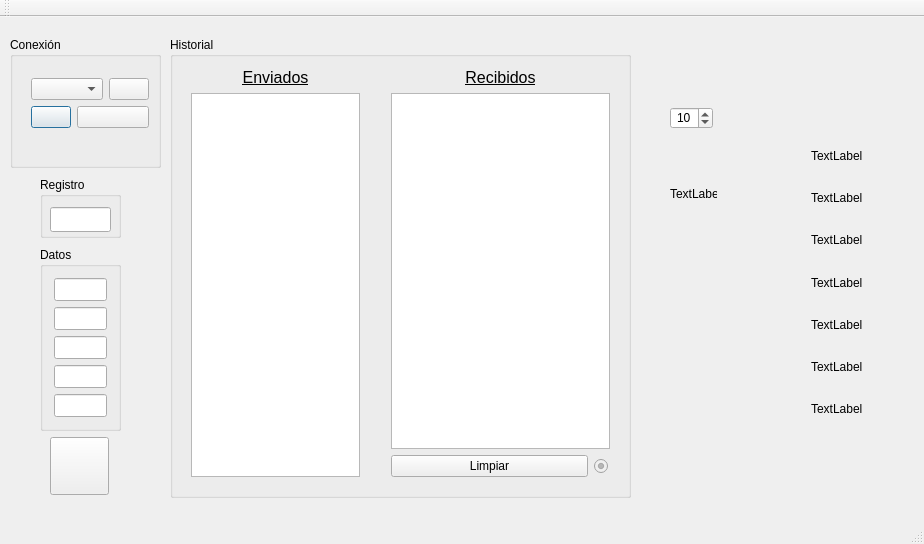
<?xml version="1.0" encoding="UTF-8"?>
<ui version="4.0">
 <class>MainWindow</class>
 <widget class="QMainWindow" name="MainWindow">
  <property name="windowModality">
   <enum>Qt::ApplicationModal</enum>
  </property>
  <property name="geometry">
   <rect>
    <x>0</x>
    <y>0</y>
    <width>924</width>
    <height>544</height>
   </rect>
  </property>
  <property name="sizePolicy">
   <sizepolicy hsizetype="Preferred" vsizetype="Preferred">
    <horstretch>0</horstretch>
    <verstretch>0</verstretch>
   </sizepolicy>
  </property>
  <property name="minimumSize">
   <size>
    <width>593</width>
    <height>544</height>
   </size>
  </property>
  <property name="windowTitle">
   <string>MainWindow</string>
  </property>
  <property name="windowIcon">
   <iconset resource="pics.qrc">
    <normaloff>:/pics/Logo_GNAL.png</normaloff>:/pics/Logo_GNAL.png</iconset>
  </property>
  <property name="windowOpacity">
   <double>3.000000000000000</double>
  </property>
  <property name="inputMethodHints">
   <set>Qt::ImhNone</set>
  </property>
  <widget class="QWidget" name="centralWidget">
   <widget class="QGroupBox" name="groupBox_3">
    <property name="geometry">
     <rect>
      <x>170</x>
      <y>20</y>
      <width>461</width>
      <height>461</height>
     </rect>
    </property>
    <property name="title">
     <string>Historial</string>
    </property>
    <widget class="QWidget" name="layoutWidget">
     <property name="geometry">
      <rect>
       <x>210</x>
       <y>20</y>
       <width>241</width>
       <height>431</height>
      </rect>
     </property>
     <layout class="QVBoxLayout" name="verticalLayout_3">
      <item>
       <widget class="QLabel" name="label_2">
        <property name="sizePolicy">
         <sizepolicy hsizetype="Preferred" vsizetype="Preferred">
          <horstretch>0</horstretch>
          <verstretch>0</verstretch>
         </sizepolicy>
        </property>
        <property name="font">
         <font>
          <pointsize>12</pointsize>
          <underline>true</underline>
         </font>
        </property>
        <property name="text">
         <string>Recibidos</string>
        </property>
        <property name="alignment">
         <set>Qt::AlignCenter</set>
        </property>
       </widget>
      </item>
      <item>
       <widget class="QListWidget" name="recibido_lista">
        <property name="sizePolicy">
         <sizepolicy hsizetype="Expanding" vsizetype="Expanding">
          <horstretch>0</horstretch>
          <verstretch>0</verstretch>
         </sizepolicy>
        </property>
        <property name="font">
         <font>
          <pointsize>12</pointsize>
         </font>
        </property>
       </widget>
      </item>
      <item>
       <layout class="QHBoxLayout" name="horizontalLayout_2">
        <item>
         <widget class="QPushButton" name="pushButton">
          <property name="sizePolicy">
           <sizepolicy hsizetype="Preferred" vsizetype="Fixed">
            <horstretch>0</horstretch>
            <verstretch>0</verstretch>
           </sizepolicy>
          </property>
          <property name="text">
           <string>Limpiar</string>
          </property>
         </widget>
        </item>
        <item>
         <widget class="QRadioButton" name="serie_radio">
          <property name="enabled">
           <bool>false</bool>
          </property>
          <property name="maximumSize">
           <size>
            <width>16</width>
            <height>16</height>
           </size>
          </property>
          <property name="text">
           <string/>
          </property>
          <property name="checkable">
           <bool>true</bool>
          </property>
          <property name="checked">
           <bool>true</bool>
          </property>
         </widget>
        </item>
       </layout>
      </item>
     </layout>
    </widget>
    <widget class="QWidget" name="layoutWidget">
     <property name="geometry">
      <rect>
       <x>10</x>
       <y>20</y>
       <width>191</width>
       <height>431</height>
      </rect>
     </property>
     <layout class="QVBoxLayout" name="verticalLayout">
      <item>
       <widget class="QLabel" name="label">
        <property name="sizePolicy">
         <sizepolicy hsizetype="Preferred" vsizetype="Preferred">
          <horstretch>0</horstretch>
          <verstretch>0</verstretch>
         </sizepolicy>
        </property>
        <property name="font">
         <font>
          <pointsize>12</pointsize>
          <weight>50</weight>
          <italic>false</italic>
          <bold>false</bold>
          <underline>true</underline>
          <strikeout>false</strikeout>
         </font>
        </property>
        <property name="layoutDirection">
         <enum>Qt::LeftToRight</enum>
        </property>
        <property name="text">
         <string>Enviados</string>
        </property>
        <property name="alignment">
         <set>Qt::AlignCenter</set>
        </property>
       </widget>
      </item>
      <item>
       <widget class="QListWidget" name="dato_lista">
        <property name="sizePolicy">
         <sizepolicy hsizetype="Expanding" vsizetype="Expanding">
          <horstretch>0</horstretch>
          <verstretch>0</verstretch>
         </sizepolicy>
        </property>
        <property name="font">
         <font>
          <pointsize>12</pointsize>
         </font>
        </property>
       </widget>
      </item>
     </layout>
    </widget>
   </widget>
   <widget class="QGroupBox" name="groupBox">
    <property name="geometry">
     <rect>
      <x>40</x>
      <y>230</y>
      <width>81</width>
      <height>184</height>
     </rect>
    </property>
    <property name="title">
     <string>Datos</string>
    </property>
    <layout class="QVBoxLayout" name="verticalLayout_5">
     <item>
      <layout class="QVBoxLayout" name="verticalLayout_6">
       <item>
        <widget class="QLineEdit" name="dato_edit_2">
         <property name="sizePolicy">
          <sizepolicy hsizetype="Fixed" vsizetype="Fixed">
           <horstretch>0</horstretch>
           <verstretch>0</verstretch>
          </sizepolicy>
         </property>
         <property name="font">
          <font>
           <pointsize>12</pointsize>
          </font>
         </property>
         <property name="maxLength">
          <number>2</number>
         </property>
         <property name="alignment">
          <set>Qt::AlignBottom|Qt::AlignHCenter</set>
         </property>
         <property name="clearButtonEnabled">
          <bool>true</bool>
         </property>
        </widget>
       </item>
       <item>
        <widget class="QLineEdit" name="dato_edit_3">
         <property name="sizePolicy">
          <sizepolicy hsizetype="Fixed" vsizetype="Fixed">
           <horstretch>0</horstretch>
           <verstretch>0</verstretch>
          </sizepolicy>
         </property>
         <property name="font">
          <font>
           <pointsize>12</pointsize>
          </font>
         </property>
         <property name="maxLength">
          <number>2</number>
         </property>
         <property name="alignment">
          <set>Qt::AlignBottom|Qt::AlignHCenter</set>
         </property>
         <property name="clearButtonEnabled">
          <bool>true</bool>
         </property>
        </widget>
       </item>
       <item>
        <widget class="QLineEdit" name="dato_edit_4">
         <property name="sizePolicy">
          <sizepolicy hsizetype="Fixed" vsizetype="Fixed">
           <horstretch>0</horstretch>
           <verstretch>0</verstretch>
          </sizepolicy>
         </property>
         <property name="font">
          <font>
           <pointsize>12</pointsize>
          </font>
         </property>
         <property name="maxLength">
          <number>2</number>
         </property>
         <property name="alignment">
          <set>Qt::AlignBottom|Qt::AlignHCenter</set>
         </property>
         <property name="clearButtonEnabled">
          <bool>true</bool>
         </property>
        </widget>
       </item>
       <item>
        <widget class="QLineEdit" name="dato_edit_5">
         <property name="sizePolicy">
          <sizepolicy hsizetype="Fixed" vsizetype="Fixed">
           <horstretch>0</horstretch>
           <verstretch>0</verstretch>
          </sizepolicy>
         </property>
         <property name="font">
          <font>
           <pointsize>12</pointsize>
          </font>
         </property>
         <property name="maxLength">
          <number>2</number>
         </property>
         <property name="alignment">
          <set>Qt::AlignBottom|Qt::AlignHCenter</set>
         </property>
         <property name="clearButtonEnabled">
          <bool>true</bool>
         </property>
        </widget>
       </item>
       <item>
        <widget class="QLineEdit" name="dato_edit_6">
         <property name="sizePolicy">
          <sizepolicy hsizetype="Fixed" vsizetype="Fixed">
           <horstretch>0</horstretch>
           <verstretch>0</verstretch>
          </sizepolicy>
         </property>
         <property name="font">
          <font>
           <pointsize>12</pointsize>
          </font>
         </property>
         <property name="maxLength">
          <number>2</number>
         </property>
         <property name="alignment">
          <set>Qt::AlignBottom|Qt::AlignHCenter</set>
         </property>
         <property name="clearButtonEnabled">
          <bool>true</bool>
         </property>
        </widget>
       </item>
      </layout>
     </item>
    </layout>
   </widget>
   <widget class="QGroupBox" name="groupBox_2">
    <property name="geometry">
     <rect>
      <x>40</x>
      <y>160</y>
      <width>81</width>
      <height>61</height>
     </rect>
    </property>
    <property name="title">
     <string>Registro</string>
    </property>
    <widget class="QLineEdit" name="dato_edit">
     <property name="geometry">
      <rect>
       <x>10</x>
       <y>30</y>
       <width>61</width>
       <height>25</height>
      </rect>
     </property>
     <property name="sizePolicy">
      <sizepolicy hsizetype="Fixed" vsizetype="Fixed">
       <horstretch>0</horstretch>
       <verstretch>0</verstretch>
      </sizepolicy>
     </property>
     <property name="font">
      <font>
       <pointsize>12</pointsize>
      </font>
     </property>
     <property name="inputMethodHints">
      <set>Qt::ImhNone</set>
     </property>
     <property name="inputMask">
      <string/>
     </property>
     <property name="maxLength">
      <number>2</number>
     </property>
     <property name="alignment">
      <set>Qt::AlignBottom|Qt::AlignHCenter</set>
     </property>
     <property name="cursorMoveStyle">
      <enum>Qt::VisualMoveStyle</enum>
     </property>
     <property name="clearButtonEnabled">
      <bool>true</bool>
     </property>
    </widget>
   </widget>
   <widget class="QPushButton" name="enviar_boton">
    <property name="geometry">
     <rect>
      <x>50</x>
      <y>420</y>
      <width>59</width>
      <height>58</height>
     </rect>
    </property>
    <property name="sizePolicy">
     <sizepolicy hsizetype="Preferred" vsizetype="Fixed">
      <horstretch>0</horstretch>
      <verstretch>0</verstretch>
     </sizepolicy>
    </property>
    <property name="cursor">
     <cursorShape>PointingHandCursor</cursorShape>
    </property>
    <property name="mouseTracking">
     <bool>false</bool>
    </property>
    <property name="focusPolicy">
     <enum>Qt::WheelFocus</enum>
    </property>
    <property name="contextMenuPolicy">
     <enum>Qt::PreventContextMenu</enum>
    </property>
    <property name="text">
     <string/>
    </property>
    <property name="icon">
     <iconset resource="pics.qrc">
      <normaloff>:/pics/icon-venue-access.png</normaloff>:/pics/icon-venue-access.png</iconset>
    </property>
    <property name="iconSize">
     <size>
      <width>50</width>
      <height>50</height>
     </size>
    </property>
    <property name="autoRepeat">
     <bool>false</bool>
    </property>
    <property name="autoDefault">
     <bool>false</bool>
    </property>
    <property name="default">
     <bool>false</bool>
    </property>
    <property name="flat">
     <bool>false</bool>
    </property>
   </widget>
   <widget class="QGroupBox" name="groupBox_4">
    <property name="geometry">
     <rect>
      <x>10</x>
      <y>20</y>
      <width>151</width>
      <height>131</height>
     </rect>
    </property>
    <property name="title">
     <string>Conexión</string>
    </property>
    <widget class="QWidget" name="layoutWidget">
     <property name="geometry">
      <rect>
       <x>10</x>
       <y>30</y>
       <width>132</width>
       <height>90</height>
      </rect>
     </property>
     <layout class="QGridLayout" name="gridLayout">
      <property name="sizeConstraint">
       <enum>QLayout::SetFixedSize</enum>
      </property>
      <item row="0" column="0" colspan="2">
       <layout class="QHBoxLayout" name="horizontalLayout">
        <item>
         <widget class="QComboBox" name="serie_combo">
          <property name="sizePolicy">
           <sizepolicy hsizetype="Expanding" vsizetype="Fixed">
            <horstretch>0</horstretch>
            <verstretch>0</verstretch>
           </sizepolicy>
          </property>
         </widget>
        </item>
        <item>
         <widget class="QPushButton" name="serie_actualizar">
          <property name="sizePolicy">
           <sizepolicy hsizetype="Fixed" vsizetype="Fixed">
            <horstretch>0</horstretch>
            <verstretch>0</verstretch>
           </sizepolicy>
          </property>
          <property name="text">
           <string/>
          </property>
          <property name="icon">
           <iconset resource="pics.qrc">
            <normaloff>:/pics/Custom-Icon-Design-Mono-General-4-Refresh.ico</normaloff>:/pics/Custom-Icon-Design-Mono-General-4-Refresh.ico</iconset>
          </property>
         </widget>
        </item>
       </layout>
      </item>
      <item row="1" column="0">
       <widget class="QPushButton" name="conectar_boton">
        <property name="sizePolicy">
         <sizepolicy hsizetype="Maximum" vsizetype="Fixed">
          <horstretch>0</horstretch>
          <verstretch>0</verstretch>
         </sizepolicy>
        </property>
        <property name="cursor">
         <cursorShape>PointingHandCursor</cursorShape>
        </property>
        <property name="text">
         <string/>
        </property>
        <property name="icon">
         <iconset resource="pics.qrc">
          <normaloff>:/pics/red-usb-disconnected-256.png</normaloff>:/pics/red-usb-disconnected-256.png</iconset>
        </property>
        <property name="iconSize">
         <size>
          <width>50</width>
          <height>50</height>
         </size>
        </property>
        <property name="default">
         <bool>true</bool>
        </property>
       </widget>
      </item>
      <item row="1" column="1">
       <widget class="QPushButton" name="conf_boton">
        <property name="text">
         <string/>
        </property>
        <property name="icon">
         <iconset resource="pics.qrc">
          <normaloff>:/pics/256-256-5fbc60a4335d01cd9c35dcf8fae02410.png</normaloff>:/pics/256-256-5fbc60a4335d01cd9c35dcf8fae02410.png</iconset>
        </property>
        <property name="iconSize">
         <size>
          <width>50</width>
          <height>50</height>
         </size>
        </property>
       </widget>
      </item>
     </layout>
    </widget>
   </widget>
   <widget class="QSpinBox" name="serie_tiempo">
    <property name="geometry">
     <rect>
      <x>670</x>
      <y>90</y>
      <width>43</width>
      <height>22</height>
     </rect>
    </property>
    <property name="alignment">
     <set>Qt::AlignCenter</set>
    </property>
    <property name="minimum">
     <number>1</number>
    </property>
    <property name="maximum">
     <number>900</number>
    </property>
    <property name="singleStep">
     <number>5</number>
    </property>
    <property name="value">
     <number>10</number>
    </property>
   </widget>
   <widget class="QWidget" name="layoutWidget">
    <property name="geometry">
     <rect>
      <x>800</x>
      <y>110</y>
      <width>81</width>
      <height>311</height>
     </rect>
    </property>
    <layout class="QVBoxLayout" name="verticalLayout_2">
     <item>
      <widget class="QLabel" name="gps_label_1">
       <property name="text">
        <string>TextLabel</string>
       </property>
      </widget>
     </item>
     <item>
      <widget class="QLabel" name="gps_label_2">
       <property name="text">
        <string>TextLabel</string>
       </property>
      </widget>
     </item>
     <item>
      <widget class="QLabel" name="gps_label_3">
       <property name="text">
        <string>TextLabel</string>
       </property>
      </widget>
     </item>
     <item>
      <widget class="QLabel" name="gps_label_4">
       <property name="text">
        <string>TextLabel</string>
       </property>
      </widget>
     </item>
     <item>
      <widget class="QLabel" name="gps_label_5">
       <property name="text">
        <string>TextLabel</string>
       </property>
      </widget>
     </item>
     <item>
      <widget class="QLabel" name="gps_label_6">
       <property name="text">
        <string>TextLabel</string>
       </property>
      </widget>
     </item>
     <item>
      <widget class="QLabel" name="gps_label_7">
       <property name="text">
        <string>TextLabel</string>
       </property>
      </widget>
     </item>
    </layout>
   </widget>
   <widget class="QLabel" name="contador_label">
    <property name="geometry">
     <rect>
      <x>670</x>
      <y>170</y>
      <width>47</width>
      <height>13</height>
     </rect>
    </property>
    <property name="text">
     <string>TextLabel</string>
    </property>
   </widget>
  </widget>
  <widget class="QMenuBar" name="menuBar">
   <property name="geometry">
    <rect>
     <x>0</x>
     <y>0</y>
     <width>924</width>
     <height>20</height>
    </rect>
   </property>
  </widget>
  <widget class="QToolBar" name="mainToolBar">
   <attribute name="toolBarArea">
    <enum>TopToolBarArea</enum>
   </attribute>
   <attribute name="toolBarBreak">
    <bool>false</bool>
   </attribute>
  </widget>
  <widget class="QStatusBar" name="statusBar"/>
 </widget>
 <layoutdefault spacing="6" margin="11"/>
 <tabstops>
  <tabstop>conf_boton</tabstop>
  <tabstop>dato_edit</tabstop>
  <tabstop>dato_edit_2</tabstop>
  <tabstop>dato_edit_3</tabstop>
  <tabstop>dato_edit_4</tabstop>
  <tabstop>dato_edit_5</tabstop>
  <tabstop>dato_edit_6</tabstop>
  <tabstop>enviar_boton</tabstop>
  <tabstop>recibido_lista</tabstop>
  <tabstop>dato_lista</tabstop>
 </tabstops>
 <resources>
  <include location="pics.qrc"/>
 </resources>
 <connections>
  <connection>
   <sender>dato_edit_6</sender>
   <signal>returnPressed()</signal>
   <receiver>enviar_boton</receiver>
   <slot>click()</slot>
   <hints>
    <hint type="sourcelabel">
     <x>62</x>
     <y>437</y>
    </hint>
    <hint type="destinationlabel">
     <x>58</x>
     <y>472</y>
    </hint>
   </hints>
  </connection>
  <connection>
   <sender>dato_edit_2</sender>
   <signal>returnPressed()</signal>
   <receiver>enviar_boton</receiver>
   <slot>click()</slot>
   <hints>
    <hint type="sourcelabel">
     <x>56</x>
     <y>320</y>
    </hint>
    <hint type="destinationlabel">
     <x>54</x>
     <y>471</y>
    </hint>
   </hints>
  </connection>
  <connection>
   <sender>dato_edit_3</sender>
   <signal>returnPressed()</signal>
   <receiver>enviar_boton</receiver>
   <slot>click()</slot>
   <hints>
    <hint type="sourcelabel">
     <x>53</x>
     <y>349</y>
    </hint>
    <hint type="destinationlabel">
     <x>50</x>
     <y>464</y>
    </hint>
   </hints>
  </connection>
  <connection>
   <sender>dato_edit_5</sender>
   <signal>returnPressed()</signal>
   <receiver>enviar_boton</receiver>
   <slot>click()</slot>
   <hints>
    <hint type="sourcelabel">
     <x>59</x>
     <y>408</y>
    </hint>
    <hint type="destinationlabel">
     <x>50</x>
     <y>467</y>
    </hint>
   </hints>
  </connection>
  <connection>
   <sender>dato_edit_4</sender>
   <signal>returnPressed()</signal>
   <receiver>enviar_boton</receiver>
   <slot>click()</slot>
   <hints>
    <hint type="sourcelabel">
     <x>62</x>
     <y>379</y>
    </hint>
    <hint type="destinationlabel">
     <x>50</x>
     <y>476</y>
    </hint>
   </hints>
  </connection>
  <connection>
   <sender>enviar_boton</sender>
   <signal>clicked()</signal>
   <receiver>dato_edit</receiver>
   <slot>setFocus()</slot>
   <hints>
    <hint type="sourcelabel">
     <x>59</x>
     <y>470</y>
    </hint>
    <hint type="destinationlabel">
     <x>62</x>
     <y>241</y>
    </hint>
   </hints>
  </connection>
  <connection>
   <sender>enviar_boton</sender>
   <signal>clicked()</signal>
   <receiver>dato_edit</receiver>
   <slot>selectAll()</slot>
   <hints>
    <hint type="sourcelabel">
     <x>59</x>
     <y>481</y>
    </hint>
    <hint type="destinationlabel">
     <x>50</x>
     <y>231</y>
    </hint>
   </hints>
  </connection>
  <connection>
   <sender>dato_edit</sender>
   <signal>returnPressed()</signal>
   <receiver>enviar_boton</receiver>
   <slot>click()</slot>
   <hints>
    <hint type="sourcelabel">
     <x>50</x>
     <y>237</y>
    </hint>
    <hint type="destinationlabel">
     <x>50</x>
     <y>480</y>
    </hint>
   </hints>
  </connection>
  <connection>
   <sender>pushButton</sender>
   <signal>clicked()</signal>
   <receiver>dato_edit</receiver>
   <slot>setFocus()</slot>
   <hints>
    <hint type="sourcelabel">
     <x>389</x>
     <y>505</y>
    </hint>
    <hint type="destinationlabel">
     <x>62</x>
     <y>236</y>
    </hint>
   </hints>
  </connection>
  <connection>
   <sender>conf_boton</sender>
   <signal>clicked()</signal>
   <receiver>dato_edit</receiver>
   <slot>setFocus()</slot>
   <hints>
    <hint type="sourcelabel">
     <x>114</x>
     <y>175</y>
    </hint>
    <hint type="destinationlabel">
     <x>50</x>
     <y>233</y>
    </hint>
   </hints>
  </connection>
  <connection>
   <sender>conf_boton</sender>
   <signal>clicked()</signal>
   <receiver>dato_edit</receiver>
   <slot>setFocus()</slot>
   <hints>
    <hint type="sourcelabel">
     <x>126</x>
     <y>148</y>
    </hint>
    <hint type="destinationlabel">
     <x>102</x>
     <y>239</y>
    </hint>
   </hints>
  </connection>
 </connections>
</ui>
